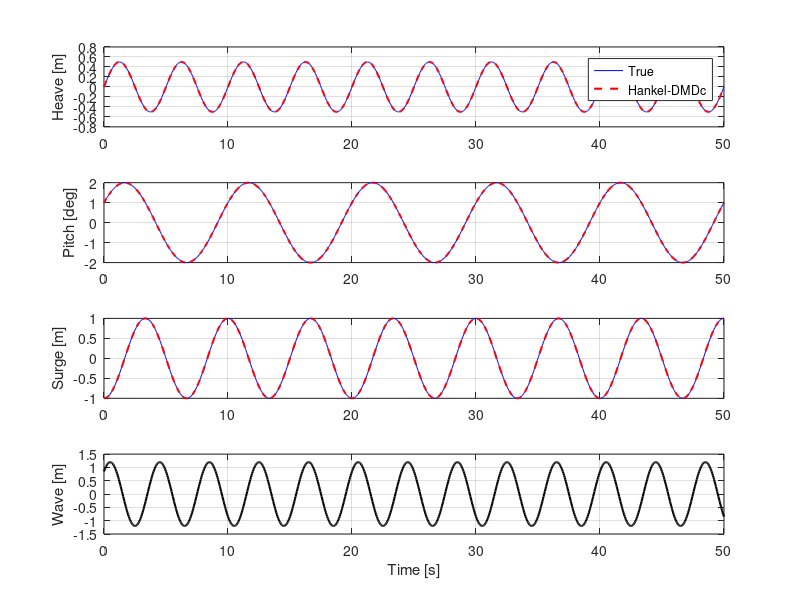

Here is the MATLAB script that generated this plot:
% basic_DMDc_demo.m
% -------------------------------------------------------------
% Corrected Hankel-DMDc (delay embedding d=2) for both state and input
% Uses proper Hankel ordering and direct pseudoinverse (no hard thresholds)
% -------------------------------------------------------------
clear; clc; close all;

%% 1) Generate synthetic data
Tend  = 50;        % total simulation time [s]
dt    = 0.05;      % time step [s]
t     = 0:dt:Tend; % time vector
Ntime = numel(t);

heave =  0.5 * sin(2*pi*0.2*t);            % [m]
pitch =  2.0 * sin(2*pi*0.1*t + pi/6);    % [deg]
surge = -1.0 * cos(2*pi*0.15*t);          % [m]
wave  =  1.2 * sin(2*pi*0.25*t + pi/4);     % [m]

X = [heave; pitch; surge];  % state matrix (3×Ntime)
U = wave;                    % input vector (1×Ntime)

%% 2) Delay embedding dimension
d = 2;                        % number of delays
m = size(X,1);               % state dimension = 3
l = size(U,1);               % input dimension = 1
M = Ntime - d;               % number of Hankel snapshots

%% 3) Build Hankel snapshot matrices
Hx = zeros(m*d, M);  % (3*2)×(Ntime-2)
Hu = zeros(l*d, M);  % (1*2)×(Ntime-2)
Y  = zeros(m,   M);  % 3×(Ntime-2)

for k = 1:M
    % state delays: [ x_k; x_{k+1} ]
    Hx(:,k) = [ X(:,k) ; X(:,k+1) ];
    % input delays: [ u_k; u_{k+1} ]
    Hu(:,k) = [ U(:,k) ; U(:,k+1) ];
    % future state: x_{k+2}
    Y(:,k)  = X(:,k+2);
end

%% 4) Form augmented snapshot and compute pseudoinverse
G = [Hx; Hu];          % (m*d + l*d) × M = 8×M
Gpinv = pinv(G);       % Moore-Penrose pseudoinverse

%% 5) Identify Hankel-DMDc operators
Mbig = Y * Gpinv;      % 3×8 = [ A_d , B_d ]
A_d  = Mbig(:, 1:m*d); % 3×6
B_d  = Mbig(:, m*d+1:end); % 3×2

fprintf('A_d size = %dx%d; B_d size = %dx%d\n', size(A_d), size(B_d));

%% 6) Predict forward using Hankel-DMDc
Xsim = zeros(m, Ntime);
% seed first two true states
Xsim(:,1:d) = X(:,1:d);

for k = (d+1):Ntime
    % build Hankel vector [x_{k-2}; x_{k-1}]
    x_hank = [ Xsim(:,k-2) ; Xsim(:,k-1) ];
    u_hank = [ U(:,   k-2) ; U(:,   k-1) ];
    % predict x_k
    Xsim(:,k) = A_d * x_hank + B_d * u_hank;
end

%% 7) Plot results
figure('Name','Hankel-DMDc Correct (d=2)');
subplot(4,1,1);
plot(t, heave, 'b-', t, Xsim(1,:), 'r--','LineWidth',1.5);
ylabel('Heave [m]'); legend('True','Hankel-DMDc'); grid on;

subplot(4,1,2);
plot(t, pitch, 'b-', t, Xsim(2,:), 'r--','LineWidth',1.5);
ylabel('Pitch [deg]'); grid on;

subplot(4,1,3);
plot(t, surge, 'b-', t, Xsim(3,:), 'r--','LineWidth',1.5);
ylabel('Surge [m]'); grid on;

subplot(4,1,4);
plot(t, wave, 'k-','LineWidth',1.5);
xlabel('Time [s]'); ylabel('Wave [m]'); grid on;
